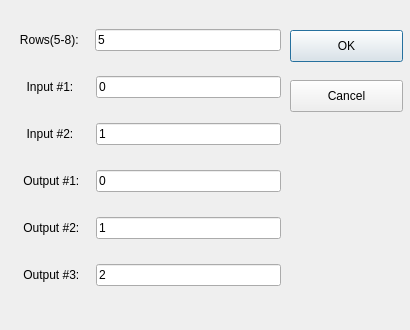
<?xml version="1.0" encoding="UTF-8"?>
<ui version="4.0">
 <class>NewComputeWin</class>
 <widget class="QDialog" name="NewComputeWin">
  <property name="geometry">
   <rect>
    <x>0</x>
    <y>0</y>
    <width>410</width>
    <height>330</height>
   </rect>
  </property>
  <property name="windowTitle">
   <string>New Computation</string>
  </property>
  <widget class="QWidget" name="verticalLayoutWidget">
   <property name="geometry">
    <rect>
     <x>10</x>
     <y>10</y>
     <width>271</width>
     <height>301</height>
    </rect>
   </property>
   <layout class="QVBoxLayout" name="verticalLayout">
    <item>
     <layout class="QHBoxLayout" name="horizontalLayout">
      <item>
       <widget class="QLabel" name="rows">
        <property name="text">
         <string>   Rows(5-8):   </string>
        </property>
       </widget>
      </item>
      <item>
       <widget class="QLineEdit" name="rowLine">
        <property name="text">
         <string>5</string>
        </property>
        <property name="maxLength">
         <number>32766</number>
        </property>
       </widget>
      </item>
     </layout>
    </item>
    <item>
     <layout class="QHBoxLayout" name="horizontalLayout_5">
      <item>
       <widget class="QLabel" name="inp1Label">
        <property name="text">
         <string>     Input #1:     </string>
        </property>
       </widget>
      </item>
      <item>
       <widget class="QLineEdit" name="inp1">
        <property name="text">
         <string>0</string>
        </property>
       </widget>
      </item>
     </layout>
    </item>
    <item>
     <layout class="QHBoxLayout" name="horizontalLayout_9">
      <item>
       <widget class="QLabel" name="inp2Label">
        <property name="text">
         <string>     Input #2:     </string>
        </property>
       </widget>
      </item>
      <item>
       <widget class="QLineEdit" name="inp2">
        <property name="text">
         <string>1</string>
        </property>
       </widget>
      </item>
     </layout>
    </item>
    <item>
     <layout class="QHBoxLayout" name="horizontalLayout_8">
      <item>
       <widget class="QLabel" name="out1Label">
        <property name="text">
         <string>    Output #1:   </string>
        </property>
       </widget>
      </item>
      <item>
       <widget class="QLineEdit" name="out1">
        <property name="text">
         <string>0</string>
        </property>
       </widget>
      </item>
     </layout>
    </item>
    <item>
     <layout class="QHBoxLayout" name="horizontalLayout_7">
      <item>
       <widget class="QLabel" name="out2Label">
        <property name="text">
         <string>    Output #2:   </string>
        </property>
       </widget>
      </item>
      <item>
       <widget class="QLineEdit" name="out2">
        <property name="text">
         <string>1</string>
        </property>
       </widget>
      </item>
     </layout>
    </item>
    <item>
     <layout class="QHBoxLayout" name="horizontalLayout_4">
      <item>
       <widget class="QLabel" name="out3Label">
        <property name="text">
         <string>    Output #3:   </string>
        </property>
       </widget>
      </item>
      <item>
       <widget class="QLineEdit" name="out3">
        <property name="text">
         <string>2</string>
        </property>
       </widget>
      </item>
     </layout>
    </item>
   </layout>
  </widget>
  <widget class="QPushButton" name="OKButton">
   <property name="geometry">
    <rect>
     <x>290</x>
     <y>30</y>
     <width>113</width>
     <height>32</height>
    </rect>
   </property>
   <property name="text">
    <string>OK</string>
   </property>
  </widget>
  <widget class="QPushButton" name="CancelButton">
   <property name="geometry">
    <rect>
     <x>290</x>
     <y>80</y>
     <width>113</width>
     <height>32</height>
    </rect>
   </property>
   <property name="text">
    <string>Cancel</string>
   </property>
  </widget>
 </widget>
 <resources/>
 <connections/>
</ui>
